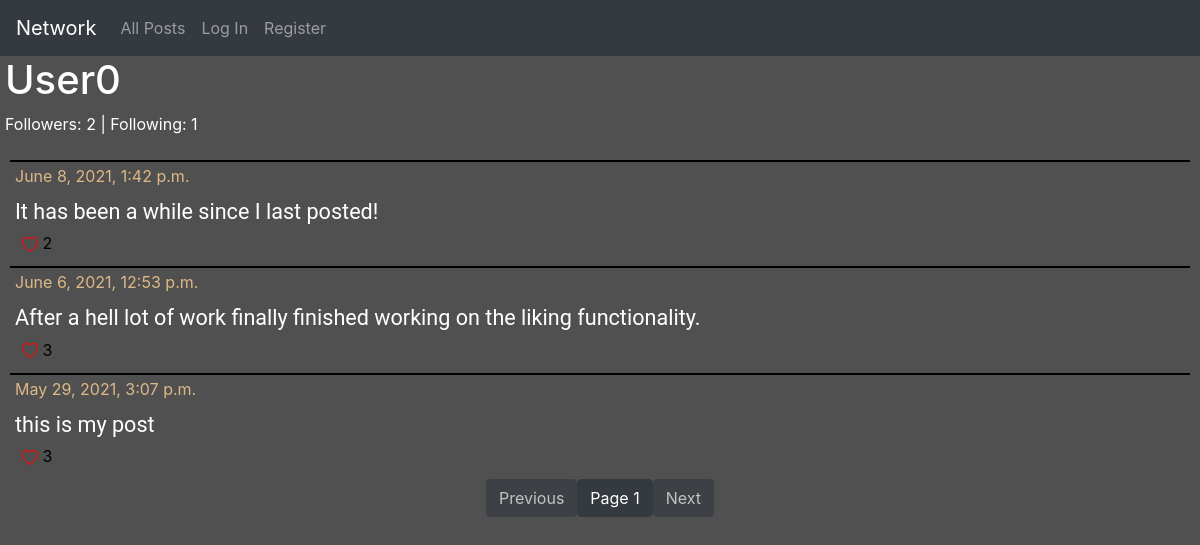
/user/1/page/1, run on an earlier commit of the app's database.
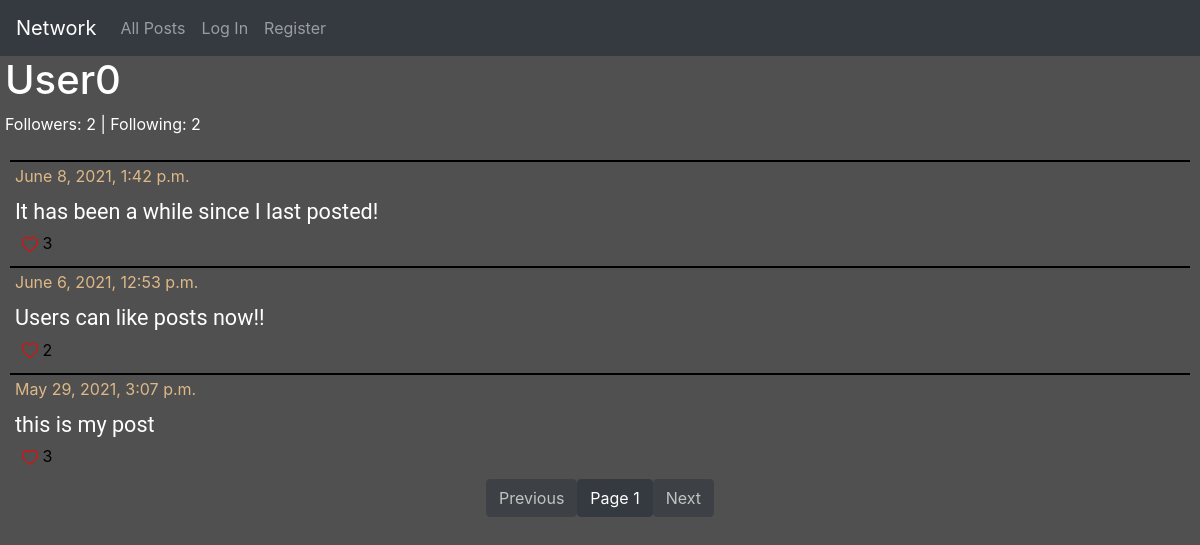
And on a later commit of the database.
### network/models.py (models this page shows, shortened)
class User(AbstractUser):
    pass

class Posts(models.Model):
    content = models.TextField(blank=False)
    user = models.ForeignKey(User, on_delete=models.CASCADE, related_name="user_posts")
    like = models.IntegerField(default=0)
    time = models.DateTimeField(auto_now_add=True)

### network/views.py (the view, shortened to what this page needs)
# urls.py: path("user/<int:user_id>/page/<int:page_no>", views.view_user, name="user-posts"),
@csrf_exempt
def view_user(request, user_id, page_no):
    usr_ = User.objects.get(pk=user_id)
    posts = usr_.user_posts.all().order_by("-time")
    posts = Paginator(posts, 10).page(page_no)
    liked_posts = liked_list(posts, request.user)
    followers = usr_.follows.first().followers.all()
    f = "Follow"
    if request.user in followers:
        f = "Unfollow"
    followings = usr_.follows.first().followed_users.all()
    return render(request, "network/user.html", {
        "posts": posts,
        "liked_posts": liked_posts,
        "usr": usr_,
        "followers": len(followers),
        "followings": len(followings),
        "btnText": f
    })

### network/views.py (called while the page is built)
def liked_list(posts, user):
    liked_posts = []
    for post in posts:
        for p in post.liked_usr.all():
            for usr in p.liked_users.all():
                if usr == user:
                    liked_posts.append(post.id)
    return liked_posts

### network/templates/network/user.html (shortened to what this page needs)
{% extends "network/layout.html" %}
{% load static %}
{% block body %}
    <label id="user-head"><h1>{{ usr }}
        </h1>
        <p id="follow-data">Followers: {{ followers }} | Following: {{ followings }}</p>
    </label>
    <div id="all_posts">
        <div id="posts">
            {% for post in posts %}
                <div class="post-item">
                    <label class="post-content">
                        <label class="time-data">{{ post.time }}</label>
                        <br/>
                        <p class="post-text">{{ post.content }}</p>
                        {% if post.id in liked_posts %}
                                <div id="like-btn-{{ post.id }}">
                                    <button class="like-btn" onclick="like_post('{{ post.id }}');">
                                        <svg xmlns="http://www.w3.org/2000/svg" width="16" height="16" fill="red" class="bi bi-heart-fill" viewBox="0 0 16 16">
                                            <path fill-rule="evenodd" d="M8 1.314C12.438-3.248 23.534 4.735 8 15-7.534 4.736 3.562-3.248 8 1.314z"/>
                                        </svg>
                                        <label class="bi-heart" id="like-no-{{ post.id }}">{{ post.like }}</label>
                                    </button>
                                </div>
                            {% else %}
                                <div id="like-btn-{{ post.id }}">
                                    <button class="like-btn" onclick="like_post('{{ post.id }}');">
                                        <label class="bi-heart" id="like-no-{{ post.id }}">{{ post.like }}</label>
                                    </button>
                                </div>
                            {% endif %}
                    </label>
                </div>
            {% endfor %}
        </div>
    </div>
    <nav aria-label="Page navigation">
        <ul class="pagination justify-content-center">
        {% if posts.has_previous %}
          <li>
            <a href="{% url 'user-posts' usr.id posts.previous_page_number %}">
              <button class="btn btn-dark">Previous</button>
            </a>
        </li>
        {% else %}
        <li>
              <button class="btn btn-dark" disabled>Previous</button>
        </li>
        {% endif %}
          <li>
            <a href="#">
                <button class="btn btn-dark">Page {{ posts.number }}</button>
            </a>
        </li>
        {% if posts.has_next %}
          <li>
            <a href="{% url 'user-posts' usr.id posts.next_page_number %}">
                <button class="btn btn-dark">Next</button>
            </a>
          </li>
          {% else %}
            <li>
                <button class="btn btn-dark" disabled>Next</button>
            </li>
        {% endif %}
        </ul>
    </nav>
{% endblock %}

### network/templates/network/layout.html (shortened to what this page needs)
{% load static %}
<!DOCTYPE html>
<html lang="en">
    <head>
        <link rel="stylesheet" href="https://stackpath.bootstrapcdn.com/bootstrap/4.4.1/css/bootstrap.min.css">
        <link href="{% static 'network/styles.css' %}" rel="stylesheet">
    </head>
    <body>
        <nav class="navbar navbar-expand-lg navbar-dark bg-dark" id="bar">
            <a class="navbar-brand" href="#">Network</a>
            <div>
              <ul class="navbar-nav mr-auto">
                <li class="nav-item">
                  <a class="nav-link" href="{% url 'index' %}">All Posts</a>
                </li>
                {% if user.is_authenticated %}
                    <li class="nav-item">
                        <a class="nav-link" href="{% url 'following' 1 %}">Following</a>
                    </li>
                    <li class="nav-item">
                        <a class="nav-link" href="{% url 'logout' %}">Log Out</a>
                    </li>
                {% else %}
                    <li class="nav-item">
                        <a class="nav-link" href="{% url 'login' %}">Log In</a>
                    </li>
                    <li class="nav-item">
                        <a class="nav-link" href="{% url 'register' %}">Register</a>
                    </li>
                {% endif %}
              </ul>
            </div>
          </nav>
        <div class="body">
            {% block body %}
            {% endblock %}
        </div>
    </body>
</html>

### network/static/network/styles.css (style rules this page uses)
body { background-color: #505050; color: black; }
#bar { color: gray; }
#posts { margin-left: 10px; margin-right: 10px; }
.post-item { border-top: 2px solid black; font-size: large; }
.post-content { color: white; margin-left: 5px; margin-bottom: 1px; }
.time-data { color: burlywood; font-size: medium; margin-top: 1px; }
.like-btn { background-color: transparent; border: 1px solid #505050; font-size: medium; }
.post-text { font-family: Roboto; font-size: larger; margin-bottom: 1px; }
#user-head { text-transform: capitalize; margin-left: 5px; color: white; }
#follow-data { font-size: medium; }

What changed in the data, as far as the page shows it:
changed Posts "It has been a while since I last posted!": like "2" → "3"
changed Posts: content "After a hell lot of work finally finished working on the liking functionality." → "Users can like posts now!!"; like "3" → "2"
Also different on the page:
{{ followings }}: "1" → "2"
